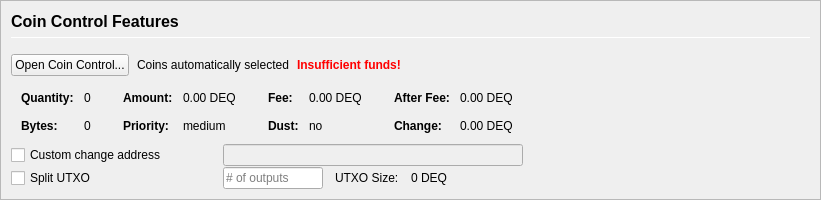
         <widget class="QFrame" name="frameCoinControl">
          <property name="sizePolicy">
           <sizepolicy hsizetype="Expanding" vsizetype="Expanding">
            <horstretch>0</horstretch>
            <verstretch>0</verstretch>
           </sizepolicy>
          </property>
          <property name="maximumSize">
           <size>
            <width>16777215</width>
            <height>16777215</height>
           </size>
          </property>
          <property name="frameShape">
           <enum>QFrame::StyledPanel</enum>
          </property>
          <property name="frameShadow">
           <enum>QFrame::Sunken</enum>
          </property>
          <layout class="QVBoxLayout" name="verticalLayoutCoinControl2">
           <property name="spacing">
            <number>0</number>
           </property>
           <property name="leftMargin">
            <number>0</number>
           </property>
           <property name="topMargin">
            <number>0</number>
           </property>
           <property name="rightMargin">
            <number>0</number>
           </property>
           <property name="bottomMargin">
            <number>0</number>
           </property>
           <item>
            <widget class="QFrame" name="frameCoinControl_BG">
             <layout class="QVBoxLayout" name="verticalLayoutCoinControl" stretch="0,0,0,0,0,0">
              <property name="spacing">
               <number>1</number>
              </property>
              <property name="leftMargin">
               <number>10</number>
              </property>
              <property name="topMargin">
               <number>10</number>
              </property>
              <item>
               <layout class="QHBoxLayout" name="horizontalLayoutCoinControl1">
                <property name="bottomMargin">
                 <number>15</number>
                </property>
                <item>
                 <layout class="QVBoxLayout" name="verticalLayout_3">
                  <property name="spacing">
                   <number>6</number>
                  </property>
                  <item>
                   <widget class="QLabel" name="labelCoinControlFeatures">
                    <property name="sizePolicy">
                     <sizepolicy hsizetype="Preferred" vsizetype="Maximum">
                      <horstretch>0</horstretch>
                      <verstretch>0</verstretch>
                     </sizepolicy>
                    </property>
                    <property name="minimumSize">
                     <size>
                      <width>0</width>
                      <height>20</height>
                     </size>
                    </property>
                    <property name="font">
                     <font>
                      <pointsize>12</pointsize>
                      <weight>75</weight>
                      <bold>true</bold>
                     </font>
                    </property>
                    <property name="styleSheet">
                     <string notr="true">font-weight:bold;</string>
                    </property>
                    <property name="text">
                     <string>Coin Control Features</string>
                    </property>
                   </widget>
                  </item>
                  <item>
                   <widget class="Line" name="line">
                    <property name="minimumSize">
                     <size>
                      <width>0</width>
                      <height>1</height>
                     </size>
                    </property>
                    <property name="maximumSize">
                     <size>
                      <width>16777215</width>
                      <height>1</height>
                     </size>
                    </property>
                    <property name="orientation">
                     <enum>Qt::Horizontal</enum>
                    </property>
                   </widget>
                  </item>
                 </layout>
                </item>
               </layout>
              </item>
              <item>
               <layout class="QHBoxLayout" name="horizontalLayoutCoinControl2" stretch="0,0,0,0">
                <property name="spacing">
                 <number>8</number>
                </property>
                <property name="bottomMargin">
                 <number>10</number>
                </property>
                <item>
                 <widget class="QPushButton" name="pushButtonCoinControl">
                  <property name="styleSheet">
                   <string notr="true"/>
                  </property>
                  <property name="text">
                   <string>Open Coin Control...</string>
                  </property>
                  <property name="autoDefault">
                   <bool>false</bool>
                  </property>
                 </widget>
                </item>
                <item>
                 <widget class="QLabel" name="labelCoinControlAutomaticallySelected">
                  <property name="text">
                   <string>Coins automatically selected</string>
                  </property>
                  <property name="margin">
                   <number>5</number>
                  </property>
                 </widget>
                </item>
                <item>
                 <widget class="QLabel" name="labelCoinControlInsuffFunds">
                  <property name="font">
                   <font>
                    <weight>75</weight>
                    <bold>true</bold>
                   </font>
                  </property>
                  <property name="styleSheet">
                   <string notr="true">color:red;font-weight:bold;</string>
                  </property>
                  <property name="text">
                   <string>Insufficient funds!</string>
                  </property>
                  <property name="margin">
                   <number>5</number>
                  </property>
                 </widget>
                </item>
                <item>
                 <spacer name="horizontalSpacerCoinControl">
                  <property name="orientation">
                   <enum>Qt::Horizontal</enum>
                  </property>
                  <property name="sizeHint" stdset="0">
                   <size>
                    <width>40</width>
                    <height>1</height>
                   </size>
                  </property>
                 </spacer>
                </item>
               </layout>
              </item>
              <item>
               <widget class="QWidget" name="widgetCoinControl" native="true">
                <property name="sizePolicy">
                 <sizepolicy hsizetype="Preferred" vsizetype="Preferred">
                  <horstretch>0</horstretch>
                  <verstretch>0</verstretch>
                 </sizepolicy>
                </property>
                <property name="minimumSize">
                 <size>
                  <width>0</width>
                  <height>0</height>
                 </size>
                </property>
                <property name="styleSheet">
                 <string notr="true"/>
                </property>
                <layout class="QHBoxLayout" name="horizontalLayoutCoinControl5">
                 <property name="leftMargin">
                  <number>0</number>
                 </property>
                 <property name="topMargin">
                  <number>0</number>
                 </property>
                 <property name="rightMargin">
                  <number>0</number>
                 </property>
                 <property name="bottomMargin">
                  <number>0</number>
                 </property>
                 <item>
                  <layout class="QHBoxLayout" name="horizontalLayoutCoinControl3" stretch="0,0,0,1">
                   <property name="spacing">
                    <number>20</number>
                   </property>
                   <property name="topMargin">
                    <number>0</number>
                   </property>
                   <property name="bottomMargin">
                    <number>10</number>
                   </property>
                   <item>
                    <layout class="QFormLayout" name="formLayoutCoinControl1">
                     <property name="horizontalSpacing">
                      <number>10</number>
                     </property>
                     <property name="verticalSpacing">
                      <number>14</number>
                     </property>
                     <property name="leftMargin">
                      <number>10</number>
                     </property>
                     <property name="topMargin">
                      <number>4</number>
                     </property>
                     <property name="rightMargin">
                      <number>6</number>
                     </property>
                     <item row="0" column="0">
                      <widget class="QLabel" name="labelCoinControlQuantityText">
                       <property name="font">
                        <font>
                         <weight>75</weight>
                         <bold>true</bold>
                        </font>
                       </property>
                       <property name="text">
                        <string>Quantity:</string>
                       </property>
                       <property name="margin">
                        <number>0</number>
                       </property>
                      </widget>
                     </item>
                     <item row="0" column="1">
                      <widget class="QLabel" name="labelCoinControlQuantity">
                       <property name="cursor">
                        <cursorShape>IBeamCursor</cursorShape>
                       </property>
                       <property name="contextMenuPolicy">
                        <enum>Qt::ActionsContextMenu</enum>
                       </property>
                       <property name="text">
                        <string notr="true">0</string>
                       </property>
                       <property name="margin">
                        <number>0</number>
                       </property>
                       <property name="textInteractionFlags">
                        <set>Qt::LinksAccessibleByMouse|Qt::TextSelectableByKeyboard|Qt::TextSelectableByMouse</set>
                       </property>
                      </widget>
                     </item>
                     <item row="1" column="0">
                      <widget class="QLabel" name="labelCoinControlBytesText">
                       <property name="font">
                        <font>
                         <weight>75</weight>
                         <bold>true</bold>
                        </font>
                       </property>
                       <property name="text">
                        <string>Bytes:</string>
                       </property>
                      </widget>
                     </item>
                     <item row="1" column="1">
                      <widget class="QLabel" name="labelCoinControlBytes">
                       <property name="cursor">
                        <cursorShape>IBeamCursor</cursorShape>
                       </property>
                       <property name="contextMenuPolicy">
                        <enum>Qt::ActionsContextMenu</enum>
                       </property>
                       <property name="text">
                        <string notr="true">0</string>
                       </property>
                       <property name="textInteractionFlags">
                        <set>Qt::LinksAccessibleByMouse|Qt::TextSelectableByKeyboard|Qt::TextSelectableByMouse</set>
                       </property>
                      </widget>
                     </item>
                    </layout>
                   </item>
                   <item>
                    <layout class="QFormLayout" name="formLayoutCoinControl2">
                     <property name="horizontalSpacing">
                      <number>10</number>
                     </property>
                     <property name="verticalSpacing">
                      <number>14</number>
                     </property>
                     <property name="leftMargin">
                      <number>6</number>
                     </property>
                     <property name="topMargin">
                      <number>4</number>
                     </property>
                     <property name="rightMargin">
                      <number>6</number>
                     </property>
                     <item row="0" column="0">
                      <widget class="QLabel" name="labelCoinControlAmountText">
                       <property name="font">
                        <font>
                         <weight>75</weight>
                         <bold>true</bold>
                        </font>
                       </property>
                       <property name="text">
                        <string>Amount:</string>
                       </property>
                       <property name="margin">
                        <number>0</number>
                       </property>
                      </widget>
                     </item>
                     <item row="0" column="1">
                      <widget class="QLabel" name="labelCoinControlAmount">
                       <property name="cursor">
                        <cursorShape>IBeamCursor</cursorShape>
                       </property>
                       <property name="contextMenuPolicy">
                        <enum>Qt::ActionsContextMenu</enum>
                       </property>
                       <property name="text">
                        <string notr="true">0.00 DEQ</string>
                       </property>
                       <property name="textInteractionFlags">
                        <set>Qt::LinksAccessibleByMouse|Qt::TextSelectableByKeyboard|Qt::TextSelectableByMouse</set>
                       </property>
                      </widget>
                     </item>
                     <item row="1" column="0">
                      <widget class="QLabel" name="labelCoinControlPriorityText">
                       <property name="font">
                        <font>
                         <weight>75</weight>
                         <bold>true</bold>
                        </font>
                       </property>
                       <property name="text">
                        <string>Priority:</string>
                       </property>
                      </widget>
                     </item>
                     <item row="1" column="1">
                      <widget class="QLabel" name="labelCoinControlPriority">
                       <property name="cursor">
                        <cursorShape>IBeamCursor</cursorShape>
                       </property>
                       <property name="contextMenuPolicy">
                        <enum>Qt::ActionsContextMenu</enum>
                       </property>
                       <property name="text">
                        <string>medium</string>
                       </property>
                       <property name="textInteractionFlags">
                        <set>Qt::LinksAccessibleByMouse|Qt::TextSelectableByKeyboard|Qt::TextSelectableByMouse</set>
                       </property>
                      </widget>
                     </item>
                    </layout>
                   </item>
                   <item>
                    <layout class="QFormLayout" name="formLayoutCoinControl3">
                     <property name="horizontalSpacing">
                      <number>10</number>
                     </property>
                     <property name="verticalSpacing">
                      <number>14</number>
                     </property>
                     <property name="leftMargin">
                      <number>6</number>
                     </property>
                     <property name="topMargin">
                      <number>4</number>
                     </property>
                     <property name="rightMargin">
                      <number>6</number>
                     </property>
                     <item row="0" column="0">
                      <widget class="QLabel" name="labelCoinControlFeeText">
                       <property name="font">
                        <font>
                         <weight>75</weight>
                         <bold>true</bold>
                        </font>
                       </property>
                       <property name="text">
                        <string>Fee:</string>
                       </property>
                       <property name="margin">
                        <number>0</number>
                       </property>
                      </widget>
                     </item>
                     <item row="0" column="1">
                      <widget class="QLabel" name="labelCoinControlFee">
                       <property name="cursor">
                        <cursorShape>IBeamCursor</cursorShape>
                       </property>
                       <property name="contextMenuPolicy">
                        <enum>Qt::ActionsContextMenu</enum>
                       </property>
                       <property name="text">
                        <string notr="true">0.00 DEQ</string>
                       </property>
                       <property name="textInteractionFlags">
                        <set>Qt::LinksAccessibleByMouse|Qt::TextSelectableByKeyboard|Qt::TextSelectableByMouse</set>
                       </property>
                      </widget>
                     </item>
                     <item row="1" column="0">
                      <widget class="QLabel" name="labelCoinControlLowOutputText">
                       <property name="font">
                        <font>
                         <weight>75</weight>
                         <bold>true</bold>
                        </font>
                       </property>
                       <property name="text">
                        <string>Dust:</string>
                       </property>
                      </widget>
                     </item>
                     <item row="1" column="1">
                      <widget class="QLabel" name="labelCoinControlLowOutput">
                       <property name="cursor">
                        <cursorShape>IBeamCursor</cursorShape>
                       </property>
                       <property name="contextMenuPolicy">
                        <enum>Qt::ActionsContextMenu</enum>
                       </property>
                       <property name="text">
                        <string>no</string>
                       </property>
                       <property name="textInteractionFlags">
                        <set>Qt::LinksAccessibleByMouse|Qt::TextSelectableByKeyboard|Qt::TextSelectableByMouse</set>
                       </property>
                      </widget>
                     </item>
                    </layout>
                   </item>
                   <item>
                    <layout class="QFormLayout" name="formLayoutCoinControl4">
                     <property name="horizontalSpacing">
                      <number>10</number>
                     </property>
                     <property name="verticalSpacing">
                      <number>14</number>
                     </property>
                     <property name="leftMargin">
                      <number>6</number>
                     </property>
                     <property name="topMargin">
                      <number>4</number>
                     </property>
                     <property name="rightMargin">
                      <number>6</number>
                     </property>
                     <item row="0" column="0">
                      <widget class="QLabel" name="labelCoinControlAfterFeeText">
                       <property name="font">
                        <font>
                         <weight>75</weight>
                         <bold>true</bold>
                        </font>
                       </property>
                       <property name="text">
                        <string>After Fee:</string>
                       </property>
                       <property name="margin">
                        <number>0</number>
                       </property>
                      </widget>
                     </item>
                     <item row="0" column="1">
                      <widget class="QLabel" name="labelCoinControlAfterFee">
                       <property name="cursor">
                        <cursorShape>IBeamCursor</cursorShape>
                       </property>
                       <property name="contextMenuPolicy">
                        <enum>Qt::ActionsContextMenu</enum>
                       </property>
                       <property name="text">
                        <string notr="true">0.00 DEQ</string>
                       </property>
                       <property name="textInteractionFlags">
                        <set>Qt::LinksAccessibleByMouse|Qt::TextSelectableByKeyboard|Qt::TextSelectableByMouse</set>
                       </property>
                      </widget>
                     </item>
                     <item row="1" column="0">
                      <widget class="QLabel" name="labelCoinControlChangeText">
                       <property name="font">
                        <font>
                         <weight>75</weight>
                         <bold>true</bold>
                        </font>
                       </property>
                       <property name="text">
                        <string>Change:</string>
                       </property>
                      </widget>
                     </item>
                     <item row="1" column="1">
                      <widget class="QLabel" name="labelCoinControlChange">
                       <property name="cursor">
                        <cursorShape>IBeamCursor</cursorShape>
                       </property>
                       <property name="contextMenuPolicy">
                        <enum>Qt::ActionsContextMenu</enum>
                       </property>
                       <property name="text">
                        <string notr="true">0.00 DEQ</string>
                       </property>
                       <property name="textInteractionFlags">
                        <set>Qt::LinksAccessibleByMouse|Qt::TextSelectableByKeyboard|Qt::TextSelectableByMouse</set>
                       </property>
                      </widget>
                     </item>
                    </layout>
                   </item>
                  </layout>
                 </item>
                </layout>
               </widget>
              </item>
              <item>
               <layout class="QHBoxLayout" name="horizontalLayoutCoinControl4">
                <property name="spacing">
                 <number>12</number>
                </property>
                <property name="sizeConstraint">
                 <enum>QLayout::SetDefaultConstraint</enum>
                </property>
                <property name="topMargin">
                 <number>0</number>
                </property>
                <property name="rightMargin">
                 <number>0</number>
                </property>
                <item>
                 <widget class="QCheckBox" name="checkBoxCoinControlChange">
                  <property name="sizePolicy">
                   <sizepolicy hsizetype="Preferred" vsizetype="Preferred">
                    <horstretch>0</horstretch>
                    <verstretch>0</verstretch>
                   </sizepolicy>
                  </property>
                  <property name="minimumSize">
                   <size>
                    <width>200</width>
                    <height>0</height>
                   </size>
                  </property>
                  <property name="maximumSize">
                   <size>
                    <width>200</width>
                    <height>16777215</height>
                   </size>
                  </property>
                  <property name="toolTip">
                   <string>If this is activated, but the change address is empty or invalid, change will be sent to a newly generated address.</string>
                  </property>
                  <property name="text">
                   <string>Custom change address</string>
                  </property>
                 </widget>
                </item>
                <item>
                 <widget class="QValidatedLineEdit" name="lineEditCoinControlChange">
                  <property name="enabled">
                   <bool>false</bool>
                  </property>
                  <property name="sizePolicy">
                   <sizepolicy hsizetype="Preferred" vsizetype="Preferred">
                    <horstretch>0</horstretch>
                    <verstretch>0</verstretch>
                   </sizepolicy>
                  </property>
                  <property name="minimumSize">
                   <size>
                    <width>300</width>
                    <height>0</height>
                   </size>
                  </property>
                 </widget>
                </item>
                <item>
                 <widget class="QLabel" name="labelCoinControlChangeLabel">
                  <property name="sizePolicy">
                   <sizepolicy hsizetype="Preferred" vsizetype="Preferred">
                    <horstretch>0</horstretch>
                    <verstretch>0</verstretch>
                   </sizepolicy>
                  </property>
                  <property name="minimumSize">
                   <size>
                    <width>100</width>
                    <height>0</height>
                   </size>
                  </property>
                  <property name="text">
                   <string/>
                  </property>
                  <property name="margin">
                   <number>3</number>
                  </property>
                 </widget>
                </item>
               </layout>
              </item>
              <item>
               <layout class="QHBoxLayout" name="horizontalLayoutCoinControl6">
                <property name="spacing">
                 <number>12</number>
                </property>
                <property name="rightMargin">
                 <number>0</number>
                </property>
                <item>
                 <widget class="QCheckBox" name="splitBlockCheckBox">
                  <property name="sizePolicy">
                   <sizepolicy hsizetype="Preferred" vsizetype="Preferred">
                    <horstretch>0</horstretch>
                    <verstretch>0</verstretch>
                   </sizepolicy>
                  </property>
                  <property name="minimumSize">
                   <size>
                    <width>200</width>
                    <height>0</height>
                   </size>
                  </property>
                  <property name="maximumSize">
                   <size>
                    <width>200</width>
                    <height>16777215</height>
                   </size>
                  </property>
                  <property name="text">
                   <string>Split UTXO</string>
                  </property>
                 </widget>
                </item>
                <item>
                 <widget class="QLineEdit" name="splitBlockLineEdit">
                  <property name="sizePolicy">
                   <sizepolicy hsizetype="Preferred" vsizetype="Preferred">
                    <horstretch>50</horstretch>
                    <verstretch>0</verstretch>
                   </sizepolicy>
                  </property>
                  <property name="minimumSize">
                   <size>
                    <width>100</width>
                    <height>0</height>
                   </size>
                  </property>
                  <property name="maximumSize">
                   <size>
                    <width>100</width>
                    <height>16777215</height>
                   </size>
                  </property>
                  <property name="placeholderText">
                   <string># of outputs</string>
                  </property>
                 </widget>
                </item>
                <item>
                 <widget class="QLabel" name="labelBlockSizeText">
                  <property name="text">
                   <string>UTXO Size:</string>
                  </property>
                 </widget>
                </item>
                <item>
                 <widget class="QLabel" name="labelBlockSize">
                  <property name="text">
                   <string>0 DEQ</string>
                  </property>
                 </widget>
                </item>
                <item>
                 <spacer name="horizontalSpacer_7">
                  <property name="orientation">
                   <enum>Qt::Horizontal</enum>
                  </property>
                  <property name="sizeHint" stdset="0">
                   <size>
                    <width>40</width>
                    <height>20</height>
                   </size>
                  </property>
                 </spacer>
                </item>
               </layout>
              </item>
              <item>
               <spacer name="verticalSpacerCoinControl">
                <property name="orientation">
                 <enum>Qt::Vertical</enum>
                </property>
                <property name="sizeHint" stdset="0">
                 <size>
                  <width>800</width>
                  <height>1</height>
                 </size>
                </property>
               </spacer>
              </item>
             </layout>
            </widget>
           </item>
          </layout>
         </widget>
